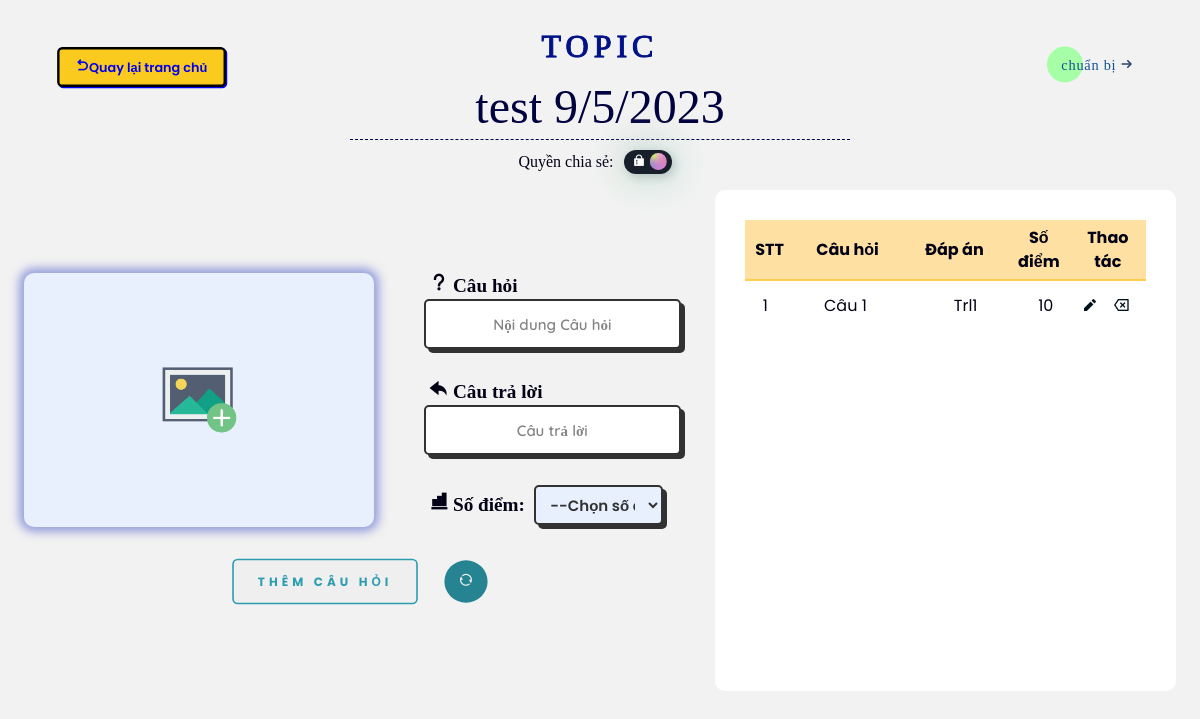
Page /create/update-detail.php?idTopic=nhanht25022-1683615149 (signed in) on the committed database.
### tables this page shows
CREATE TABLE `quest` (
  `idTopic` varchar(40) NOT NULL,
  `idQuest` varchar(50) NOT NULL,
  `nameQuest` text NOT NULL,
  `answer` text NOT NULL,
  `score` int(2) DEFAULT 10,
  `image` varchar(1024) DEFAULT NULL,
  `date-create` datetime DEFAULT current_timestamp()
);

### create/update-detail.php (the view, shortened to what this page needs)
<?php
    global $username,$name,$idTopic,$title,$image,$image_path,$idQuest,$quest,$answer,$score,$id_edit,$url_img,$privacy;
    if (isset($_SESSION['idTopic']) && isset($_SESSION['title'])) {
        $idTopic = $_SESSION['idTopic'];
        $title = $_SESSION['title'];
    }else{
        echo "Xảy ra lỗi";
        exit();
    }
?>
<!DOCTYPE html>
<html lang="en">
<head>
    <link href="https://cdn.jsdelivr.net/npm/remixicon@2.5.0/fonts/remixicon.css" rel="stylesheet">
    <link rel="stylesheet" href="style.css">
    <link rel="stylesheet" href="ui.css">
    <link rel="stylesheet" href="detail.css">
</head>
<body>
    <div class="heading">
        <a id="back" href="../dashboard.php"><i class="ri-arrow-go-back-line"></i>Quay lại trang chủ</a>
        <div class="loader">
            <span>TOPIC</span>
            <span>TOPIC</span>
        </div>
        <form id="heading-form" action="<?php echo htmlspecialchars($_SERVER["PHP_SELF"]) . "?edit-topic=" .$idTopic; ?>" method="POST">
            <input type="text"  name="edit-title" value="<?php echo $title; ?>">
            <div class="privacy-topic">
                <label for="">Quyền chia sẻ:</label>
                <label class="switch">
                    <span class="slider">
                        <p id="private" style="display:none" ><i class='ri-git-repository-private-fill'></i></p>
                    </span>
                </label>
            </div>
        </form>
    </div>
    <div class="ready">
        <a id="play" href="../view/view.php?id=<?php echo $idTopic ?>">
            <button class="cta">
                <span>Chuẩn bị</span>
                <svg viewBox="0 0 13 10" height="10px" width="15px">
                    <path d="M1,5 L11,5"></path>
                    <polyline points="8 1 12 5 8 9"></polyline>
                </svg>
            </button>
        </a>
    </div>
    <div class="grid-container">
        <div class="question body-detail">
            <div class="form-box">
                <div class="form-val">
                    <form class="detail-form" action="<?php echo htmlspecialchars($_SERVER["PHP_SELF"]); ?>" enctype="multipart/form-data" method="post" >
                        <div class="preview">
                            <div class="card">
                                <div class="first-content">
                                    <img id="output" src="<?php if(isset($_SESSION['editing'])) { echo $image_path;} else {echo "../image/input-photo.png";} ?>" >
                                </div>
                            </div>
                        </div>
                        <div>
                            <div class="form-group">
                                <label for=""><i class="ri-question-mark"></i> Câu hỏi</label>
                                <input  class="input-detail" placeholder="Nội dung Câu hỏi"  type="text" name="quest" value="<?php echo $quest; ?>" required>
                            </div>
                            <div class="form-group">
                                <label for=""><i class="ri-reply-fill"></i> Câu trả lời</label>
                                <input class="input-detail" placeholder="Câu trả lời"  type="text" name= "answer"  value="<?php echo $answer; ?>" required>
                            </div>
                            <div class="form-group">
                                <label for=""><i class="ri-numbers-fill"></i> Số điểm:</label>
                                <select class="input-detail" style="height: 40px; width: 50%"  name="score" id="">
                                    <option value="10">--Chọn số điểm--</option>
                                </select>
                            </div>
                        </div>
                    </form>
                    <div class="button-form">
                        <button class="button-detail">
                            <label for="submit-question"><?php if(isset($_SESSION['editing'])) {echo "Hoàn tất chỉnh sửa";} else {echo "Thêm câu hỏi";} ?></label>
                        </button>
                        <button class="reset-detail">
                            <label for="reset-btn"><i class="ri-refresh-line"></i></label>
                        </button>
                    </div>
                </div>
            </div>
        </div>
        <div class="render-section">
            <div class="render-table" >
                <table id="myTable" style="text-align: center">
                        <?php
                            include '../php/condb.php';
                            $sql = "SELECT `idQuest`, `nameQuest`, `answer`, `score`FROM `quest` WHERE `idTopic` = '$idTopic' ORDER BY `date-create` ASC";
                            echo "<thead style = 'width: 100%'>
                            <tr>
                                <th style = 'width: 10%'>STT</th>
                                <th style = 'width: 30%'>Câu hỏi</th>
                                <th style = 'width: 30%'>Đáp án</th>
                                <th style = 'width: 10%'>Số điểm</th>
                                <th style = 'width: 20%'>Thao tác</th>
                            </tr>
                                </thead>";
                            echo" <tbody>";
                            if($result = mysqli_query($conn,$sql)){
                                if (mysqli_num_rows($result)>0){
                                    $norow = 1;
                                    while ($row = mysqli_fetch_array($result)) {
                                        echo "<tr>";
                                            echo "<td style = 'width: 10%'>" . $norow. "</td>";
                                            echo "<td style = 'width: 30%'>" .$row['nameQuest'] . "</td>";
                                            echo "<td style = 'width: 30%'>" .$row['answer'] . "</td>";
                                            echo "<td style = 'width: 10%'>" .$row['score'] . "</td>";
                                            echo "<td style = 'width: 20%'>";
                                                echo "<a href='update-detail.php?act=edit&id=".$row['idQuest']."' title ='Edit' data-toggle = 'tooltip'><i class='ri-pencil-fill'></i></a>";
                                                echo "<i style=' color: transparent' class='ri-space'></i>";
                                                echo "<a href='update-detail.php?act=delete&id=".$row['idQuest']."' title = 'Delete' data-toggle = 'tooltip'><i class='ri-delete-back-2-line'></i></a> </td>";
                                        echo "</tr>";
                                        $norow++;
                                    }
                                    echo "</tbody>";
                                }
                                else{
                                    echo "<tr>";
                                    echo "<td colspan='4' style='text-align:center' class='lead'>Hiện tại chưa có câu hỏi</td>";
                                    echo "</tr>";
                                }
                            }
                        ?>
                </table>
            </div>
        </div>
    </div>
</body>
</html>

### create/style.css (style rules this page uses)
* { padding: 0; margin: 0; box-sizing: border-box; font-family: 'Poppins', sans-serif; text-decoration: none; list-style: none; }
a { -webkit-user-drag: none; }
:root { --bg-color: #f2f2f2; --text-color: #020116; --main-color: #5669a2; --anther-color: #e6bb1d; }
body { width: 100vw; height: 100vh; background-color: var(--bg-color); color: var(--text-color); overflow: hidden; }
.form-box { position: relative; }

### create/ui.css (style rules this page uses)
.ready { position: absolute; top: 5%; right: 3%; scale: 0.8; }
.cta { cursor: pointer; display: flex; align-items: center; justify-content: center; position: relative; margin: auto; padding: 10px 18px; transition: all 0.2s ease; border: none; background: none; }
.cta:before { content: ""; position: absolute; top: 0; left: 0; display: block; border-radius: 50px; background: #a6ffa6; width: 45px; height: 45px; transition: all 0.3s ease; }
.cta span { padding-top: 3px; font-family: Geomanist; font-weight: normal; text-transform: lowercase; position: relative; font-size: 18px; letter-spacing: 0.05em; color: #135291; }
.cta svg { position: relative; top: 0; margin-left: 10px; fill: none; stroke-linecap: round; stroke-linejoin: round; stroke: #234567; stroke-width: 2; transform: translateX(-5px); transition: all 0.3s ease; }

### rows in the picture
quest: nameQuest "Câu 1", answer "Trl1", score "10"
